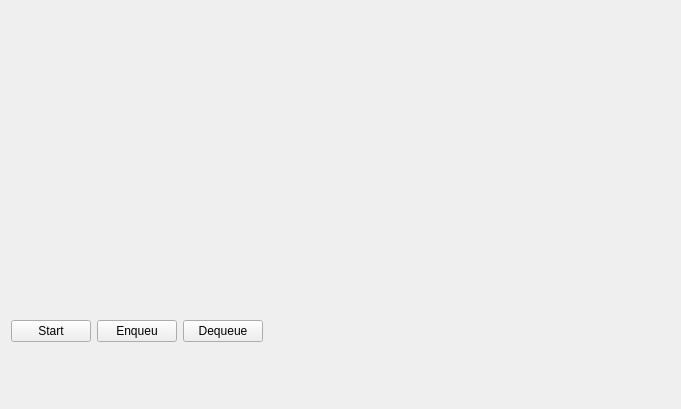
<?xml version="1.0" encoding="UTF-8"?>
<ui version="4.0">
 <class>WizPLCLiveView</class>
 <widget class="QWidget" name="WizPLCLiveView">
  <property name="geometry">
   <rect>
    <x>0</x>
    <y>0</y>
    <width>681</width>
    <height>409</height>
   </rect>
  </property>
  <property name="windowTitle">
   <string>Form</string>
  </property>
  <layout class="QVBoxLayout" name="verticalLayout">
   <item>
    <spacer name="verticalSpacer">
     <property name="orientation">
      <enum>Qt::Vertical</enum>
     </property>
     <property name="sizeHint" stdset="0">
      <size>
       <width>20</width>
       <height>40</height>
      </size>
     </property>
    </spacer>
   </item>
   <item>
    <layout class="QHBoxLayout" name="horizontalLayout_2">
     <item>
      <widget class="QPushButton" name="btnStart">
       <property name="text">
        <string>Start</string>
       </property>
      </widget>
     </item>
     <item>
      <widget class="QPushButton" name="btnTest1">
       <property name="text">
        <string>Enqueu</string>
       </property>
      </widget>
     </item>
     <item>
      <widget class="QPushButton" name="btnTest2">
       <property name="text">
        <string>Dequeue</string>
       </property>
      </widget>
     </item>
     <item>
      <spacer name="horizontalSpacer">
       <property name="orientation">
        <enum>Qt::Horizontal</enum>
       </property>
       <property name="sizeHint" stdset="0">
        <size>
         <width>40</width>
         <height>20</height>
        </size>
       </property>
      </spacer>
     </item>
    </layout>
   </item>
   <item>
    <layout class="QHBoxLayout" name="horizontalLayout">
     <item>
      <widget class="WizMeterView" name="meterView11" native="true">
       <property name="minimumSize">
        <size>
         <width>0</width>
         <height>50</height>
        </size>
       </property>
      </widget>
     </item>
     <item>
      <widget class="WizMeterView" name="meterView10" native="true"/>
     </item>
     <item>
      <widget class="WizMeterView" name="meterView9" native="true"/>
     </item>
     <item>
      <widget class="WizMeterView" name="meterView8" native="true"/>
     </item>
     <item>
      <widget class="WizMeterView" name="meterView7" native="true"/>
     </item>
     <item>
      <widget class="WizMeterView" name="meterView6" native="true"/>
     </item>
     <item>
      <widget class="WizMeterView" name="meterView5" native="true"/>
     </item>
     <item>
      <widget class="WizMeterView" name="meterView4" native="true"/>
     </item>
     <item>
      <widget class="WizMeterView" name="meterView3" native="true"/>
     </item>
     <item>
      <widget class="WizMeterView" name="meterView2" native="true"/>
     </item>
     <item>
      <widget class="WizMeterView" name="meterView1" native="true"/>
     </item>
     <item>
      <widget class="WizMeterView" name="meterView0" native="true"/>
     </item>
    </layout>
   </item>
  </layout>
 </widget>
 <customwidgets>
  <customwidget>
   <class>WizMeterView</class>
   <extends>QWidget</extends>
   <header location="global">wizmeterview.h</header>
   <container>1</container>
  </customwidget>
 </customwidgets>
 <resources/>
 <connections/>
</ui>
